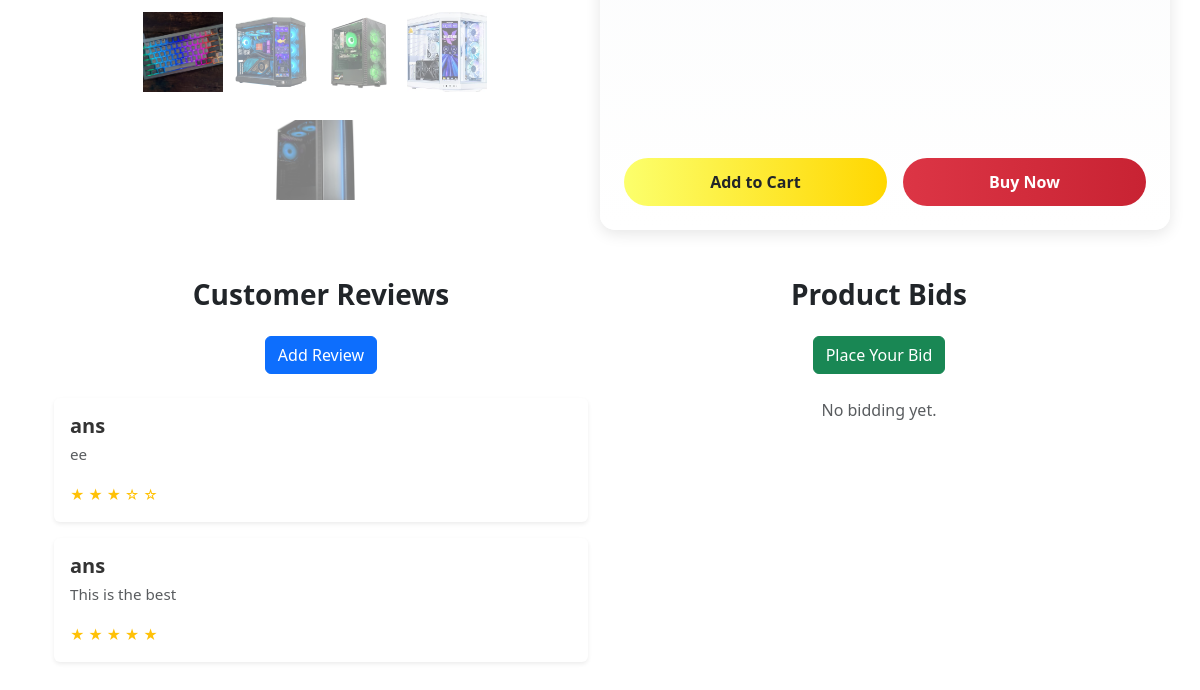
Page /product/4/ (lower part) on the earlier database version.
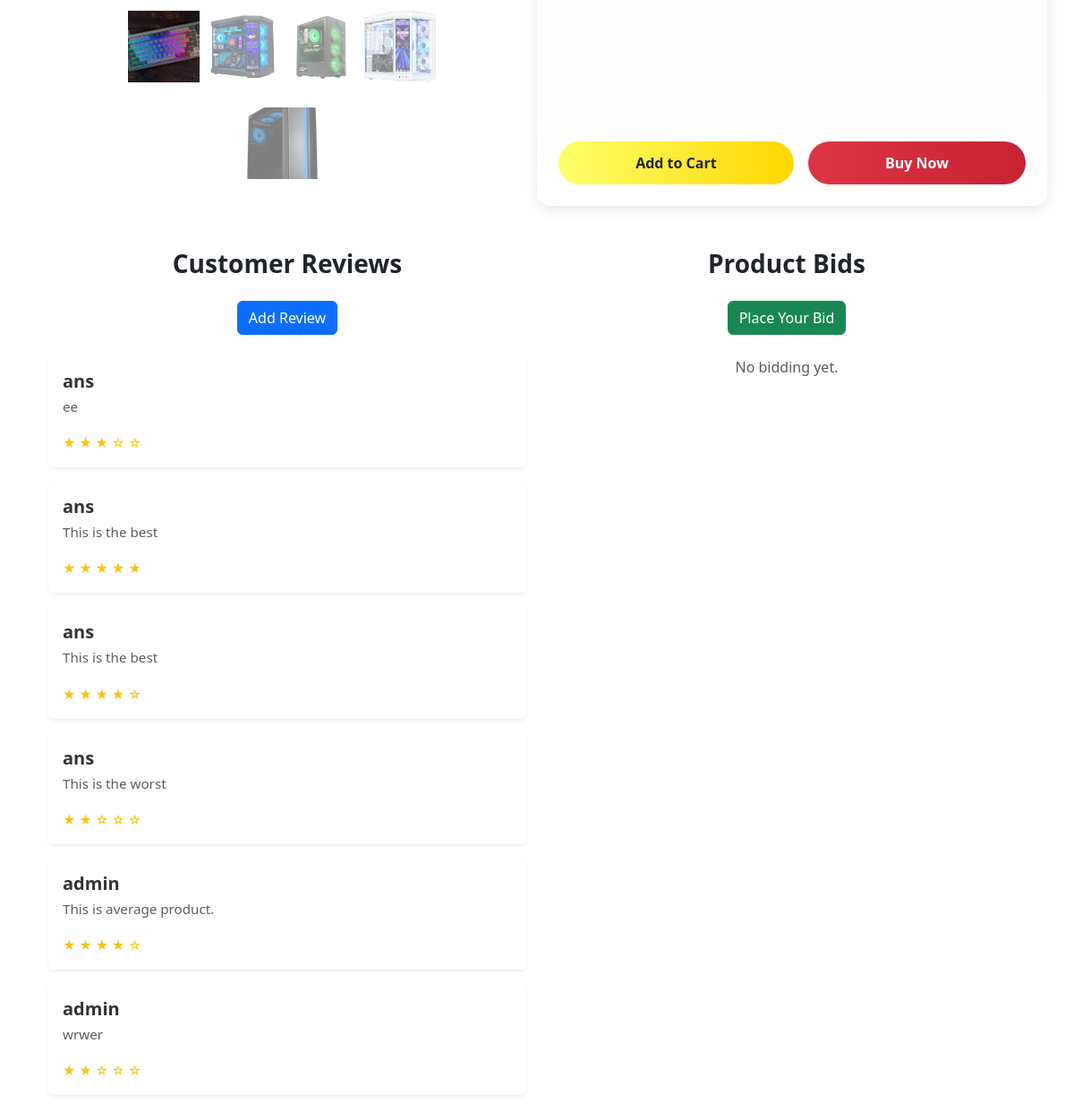
Same page on the later database version.
### product/models.py (models this page shows, shortened)
class Review(models.Model):
    product = models.ForeignKey(Product, on_delete=models.CASCADE, related_name="reviews")
    user = models.ForeignKey(User, on_delete=models.CASCADE, related_name="reviews")
    name = models.CharField(max_length=100)
    rating = models.PositiveIntegerField(default=1)  # 1–5 stars
    comment = models.TextField(blank=True, null=True)
    created_at = models.DateTimeField(auto_now_add=True)

### product/views.py (the view)
# urls.py: path("product/<int:id>/", views.product_detail, name="product_detail"),
def product_detail(request, id):
    product = get_object_or_404(Product, id=id)
    reviews = product.reviews.all()  # 🔹 related_name="reviews" hai Review model me
    bids = product.bids.all()  # 🔹 related_name="bidding" hai Bidding model me
    return render(request, "product/product_detail.html", {
        "product": product,
        "reviews": reviews,
        "bids": bids,
    })

### templates/product/product_detail.html (shortened to what the changed rows need)
{% extends "base.html" %}
{% block content %}
<div class="container my-5">
  <div class="row">
    <div class="col-md-6">
      <br>
      {% for review in reviews %}
      <div class="card mb-3 shadow-sm border-0">
        <div class="card-body">
          <h5 class="card-title mb-1 fw-semibold">{{ review.user.username }}</h5>
          <p class="card-text text-muted">{{ review.comment }}</p>
          <small class="text-warning">
            {% for i in "12345"|make_list %}
              {% if forloop.counter <= review.rating %}★{% else %}☆{% endif %}
            {% endfor %}
          </small>
        </div>
      </div>
      {% empty %}
      <p class="text-center text-muted">No reviews yet.</p>
      {% endfor %}
    </div>
  </div>
</div>
{% endblock %}

Differences in the rows shown:
added Review: user.username "ans", comment "This is the best", rating 4 (drawn)
added Review: user.username "ans", comment "This is the worst", rating 2 (drawn)
added Review: user.username "admin", comment "This is average product.", rating 4 (drawn)
added Review: user.username "admin", comment "wrwer", rating 2 (drawn)
